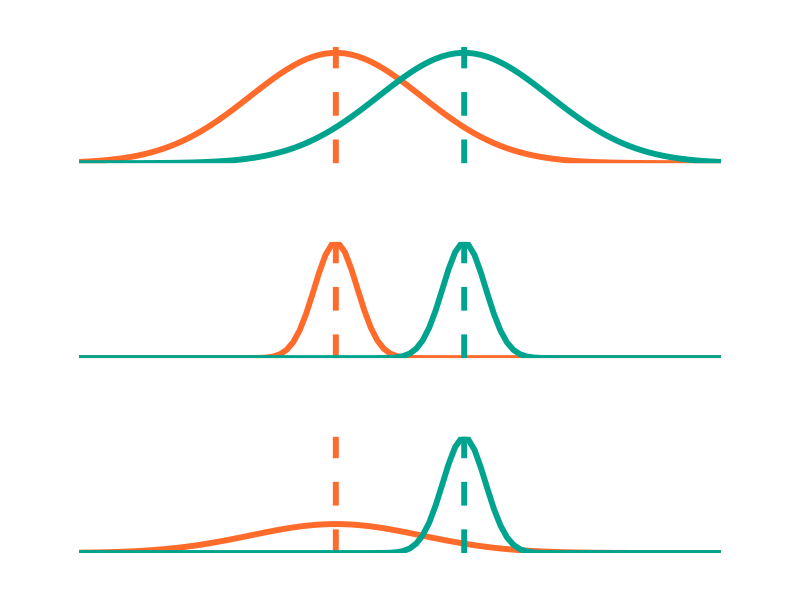

Generate this figure with R:
## ---- chunk 1
library(tidyverse)
library(patchwork)

small <- ggplot(data.frame(x = -6:9), aes(x)) +
  stat_function(geom = "line", n = 100, fun = dnorm, args = list(mean = 0, sd = 2), linewidth = 2, color = "#FF6B2B") +
  geom_vline(aes(xintercept = 0), color = "#FF6B2B", lty = 2, linewidth = 2) +
  stat_function(geom = "line", n = 100, fun = dnorm, args = list(mean = 3, sd = 2), linewidth = 2, color = "#00A38D") +
  geom_vline(aes(xintercept = 3), color = "#00A38D", lty = 2, linewidth = 2) +
  scale_y_continuous(expand = c(0, 0), limits = c(0, 0.21)) +
  theme_void() +
  theme(plot.margin = unit(c(1, 1, 1, 1), "cm"))

big <- ggplot(data.frame(x = -6:9), aes(x)) +
  stat_function(geom = "line", n = 100, fun = dnorm, args = list(mean = 0, sd = 0.5), linewidth = 2, color = "#FF6B2B") +
  geom_vline(aes(xintercept = 0), color = "#FF6B2B", lty = 2, linewidth = 2) +
  stat_function(geom = "line", n = 100, fun = dnorm, args = list(mean = 3, sd = 0.5), linewidth = 2, color = "#00A38D") +
  geom_vline(aes(xintercept = 3), color = "#00A38D", lty = 2, linewidth = 2) +
  scale_y_continuous(expand = c(0, 0), limits = c(0, 0.8)) +
  theme_void() +
  theme(plot.margin = unit(c(1, 1, 1, 1), "cm"))

unequal <- ggplot(data.frame(x = -6:9), aes(x)) +
  stat_function(geom = "line", n = 100, fun = dnorm, args = list(mean = 0, sd = 2), linewidth = 2, color = "#FF6B2B") +
  geom_vline(aes(xintercept = 0), color = "#FF6B2B", lty = 2, linewidth = 2) +
  stat_function(geom = "line", n = 100, fun = dnorm, args = list(mean = 3, sd = 0.5), linewidth = 2, color = "#00A38D") +
  geom_vline(aes(xintercept = 3), color = "#00A38D", lty = 2, linewidth = 2) +
  scale_y_continuous(expand = c(0, 0), limits = c(0, 0.8)) +
  theme_void() +
  theme(plot.margin = unit(c(1, 1, 1, 1), "cm"))

small/big/unequal
## ---- chunk 2
library(pwr)

pwr.t.test(n = NULL, d = 0.5, sig.level = 0.05, power = 0.95)

pwr.t.test(n = NULL, d = 0.7, sig.level = 0.05, power = 0.80)
## ---- chunk 3
Sample1 <- c(1.1, 2.4, 1.8, 0.4, 1.6)
Sample2 <- c(5.4, 3.1, 2.3, 1.9, 4.2)
wilcox.test(Sample1, Sample2)
